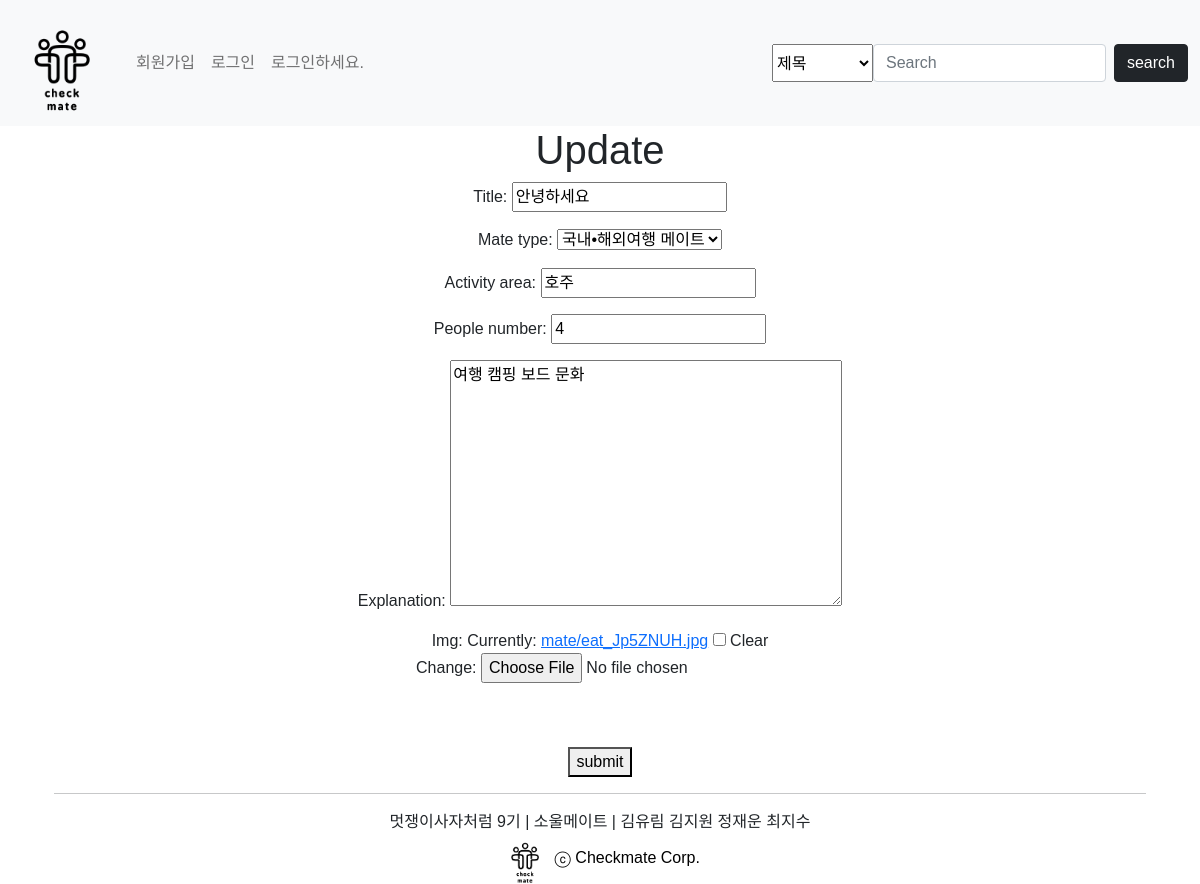
Page /checkmateapp/edit/1 on the earlier database version.
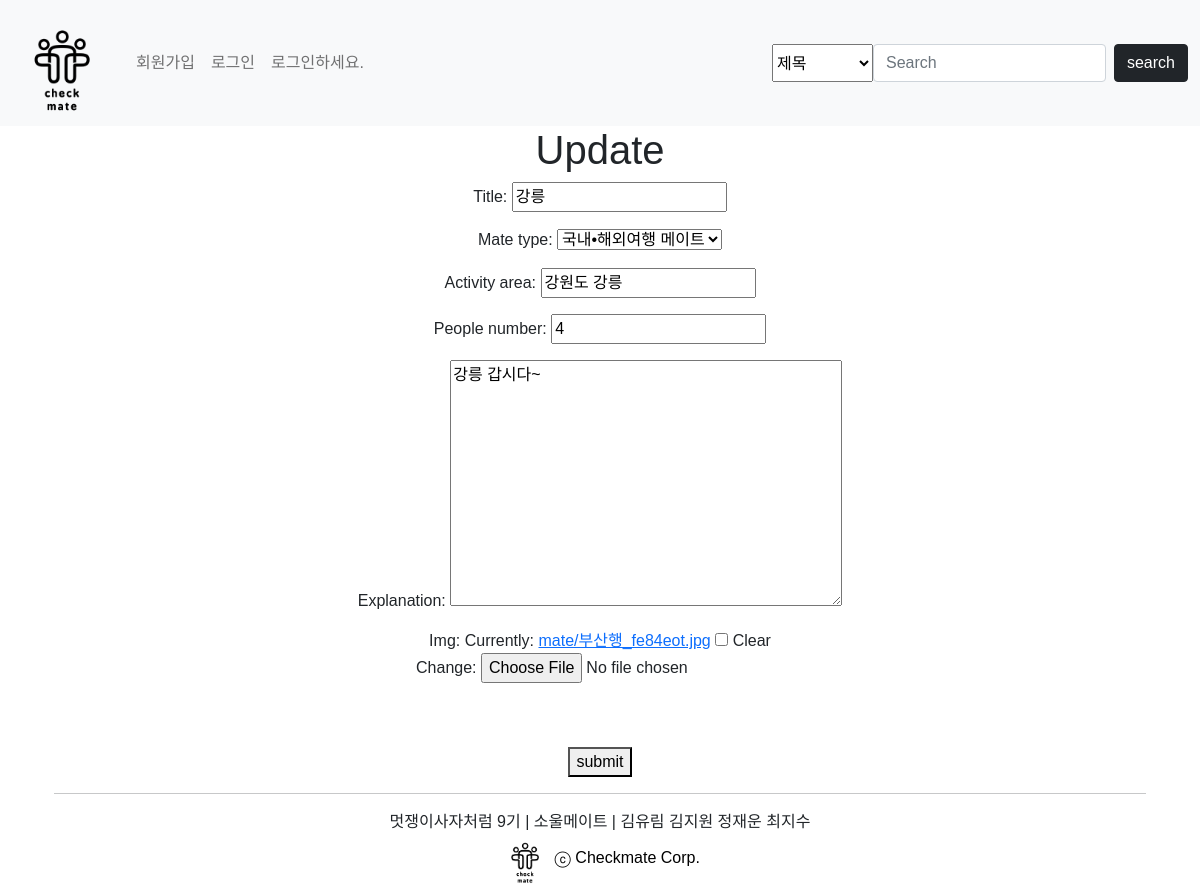
Same page on the later database version.
### checkmateapp/models.py (models this page shows, shortened)
class Mate(models.Model):
    title = models.CharField(max_length=50)
    mate_type_Choices = (
        ('문화생활 메이트','문화생활 메이트'),
        ('국내•해외여행 메이트','국내•해외여행 메이트'),
        ('캠핑 메이트','캠핑 메이트'),
        ('운동 메이트','운동 메이트'),
        ('공부 메이트','공부 메이트'),
    )
    mate_type = models.TextField(choices=mate_type_Choices)
    writer = models.ForeignKey(settings.AUTH_USER_MODEL, on_delete=models.CASCADE)
    activity_area = models.CharField(max_length=50)
    explanation = models.TextField()
    people_number = models.CharField(max_length=50)
    created_at = models.DateTimeField()
    img = models.ImageField(upload_to="mate/", blank = True, null = True)
    image_thumbnail = ImageSpecField(source = 'img', processors=[ResizeToFill(120,100)])

### checkmateapp/views.py (the view, shortened to what this page needs)
# urls.py: path('edit/<str:post_id>', edit, name = "edit"),
def edit(request, post_id):
    post = get_object_or_404(Mate, pk = post_id)
    if request.method == 'GET':  #수정하려고 들어갔을 때
        form = mateForm(instance = post)
        return render(request, 'edit.html', {'form' : form})

### checkmateapp/forms.py
class mateForm(forms.ModelForm):
    class Meta:
        model = Mate
        fields = ['title', 'mate_type', 'activity_area', 'people_number', 'explanation', 'img']

### checkmateapp/templates/edit.html (shortened to what this page needs)
{% extends 'base.html' %}
{% block content %}
<h1>Update</h1>
<form method="post" enctype="multipart/form-data">
    {{form.as_p}}
    <br><br>
    <button type ="submit">submit</button>
</form>
{% endblock %}

### checkmate/templates/base.html (shortened to what this page needs)
<!DOCTYPE html>
{% load static %}
<html lang="en">
<head>
    <link href="https://cdn.jsdelivr.net/npm/bootstrap@5.0.0/dist/css/bootstrap.min.css" rel="stylesheet">
</head>
<body>
    <nav class="navbar navbar-expand-lg navbar-light bg-light">
        <div class="container-fluid">
          <a class="navbar-brand" href = "{%url 'main'%}" >
            <div class="none">
                <img src = "{% static 'checkmate3.png'%}" alt = "" width = "100" height = "100" >
            </div>
          </a>
          <div class="collapse navbar-collapse" id="navbarSupportedContent">
            <ul class="navbar-nav me-auto mb-2 mb-lg-0">
                    {% if not user.is_authenticated %}
                    <li class="nav-item">
                      <a class="nav-link" href = "{%url 'signup' %}" >회원가입</a>
                  </li>
                    <li class="nav-item">
                      <a class="nav-link" href = "{%url 'login' %}" >로그인</a>
                    </li>
                    <li class="nav-item">
                      <a class="nav-link" >로그인하세요.</a>
                    </li>
                    {% endif %}
            </div>
            <form class="d-flex" action="{% url 'search' %}" method="post">
                <select name="type">
                    <option value="title">제목</option>
                </select>
                <input class="form-control me-2" type="search" aria-label="Search" placeholder="Search" name="keyword">
                <button class="btn btn-dark" type="submit">search</button>
            </form>
        </div>
      </nav>
<div class="container">
    {% block content %}
    {% endblock %}
  <div class="container-fluid">
    <hr>
    멋쟁이사자처럼 9기  |  소울메이트  |  김유림 김지원 정재운 최지수<br>
    <img id="logo" src="{% static 'checkmate3.png'%}">
    <a id="corp" href="{% url 'explanation' %}">ⓒ Checkmate Corp.</a>
  </div>
</div>
</body>
</html>

### checkmate/templates/base.html (style rules this page uses)
body { text-align: center; font-family: 'Noto Sans KR', sans-serif; }
#logo { width: 50px; height: 50px; }
#corp { text-decoration: none; color: black; }

Differences in the rows shown:
changed Mate "국내•해외여행 메이트": title "안녕하세요" → "강릉"; activity_area "호주" → "강원도 강릉"; explanation "여행 캠핑 보드 문화" → "강릉 갑시다~"
Other differences:
text no longer shown: "Title: Mate type: Activity area: People number: Explanation: Img: Currently: mate/eat_Jp5ZNUH.jpg Clear Change:"
text now shown: "Title: Mate type: Activity area: People number: Explanation: Img: Currently: mate/부산행_fe84eot.jpg Clear Change:"
